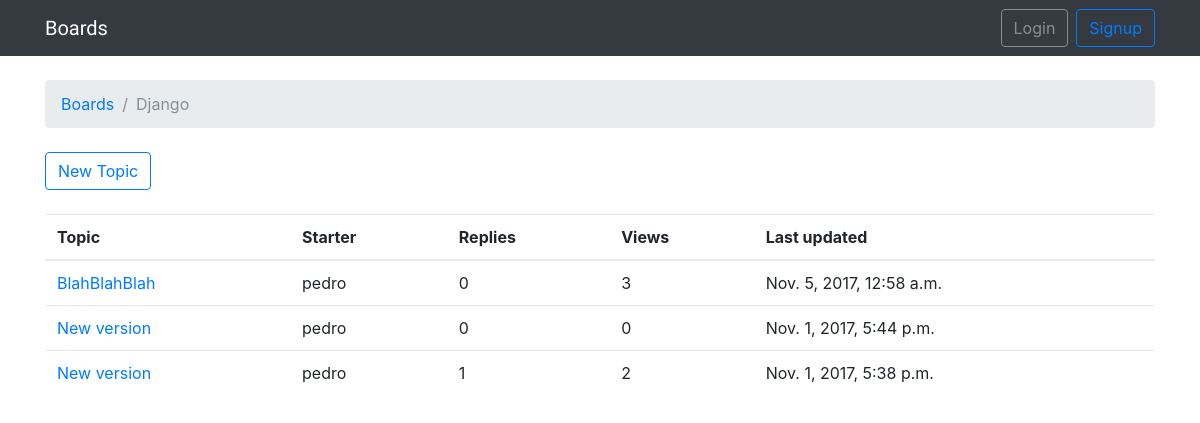
Page /boards/1/ on the earlier database version.
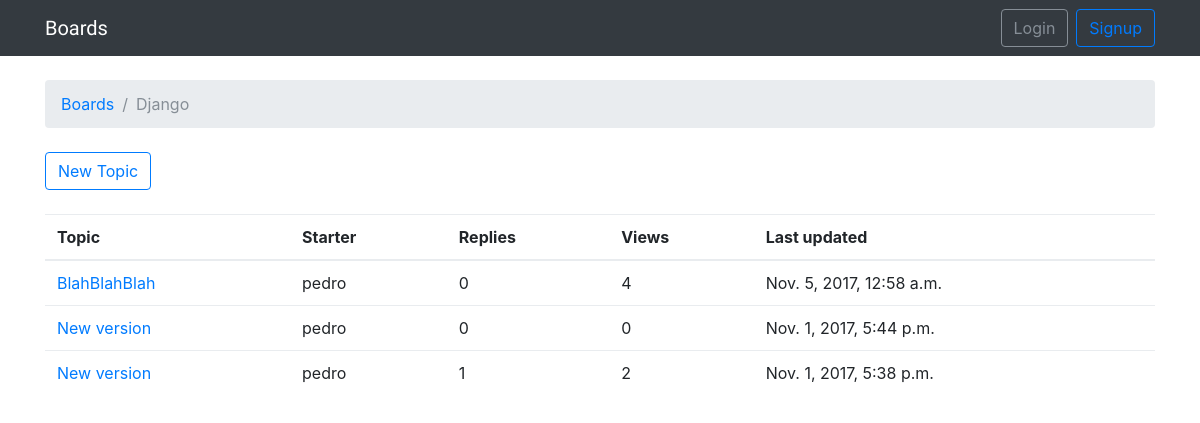
Same page on the later database version.
### boards/models.py (models this page shows, shortened)
class Topic(models.Model):
    subject = models.CharField(max_length=255)
    last_updated = models.DateTimeField(auto_now_add=True)
    board = models.ForeignKey(Board, related_name='topics')
    starter = models.ForeignKey(User, related_name='topics')
    views = models.PositiveIntegerField(default=0)

### boards/views.py (the view)
# urls.py: url(r'^boards/(?P<pk>\d+)/$', boards_views.TopicListView.as_view(), name='board_topics'),
class TopicListView(ListView):
    model = Topic
    context_object_name = 'topics'
    template_name = 'topics.html'
    paginate_by = 20
    def get_context_data(self, **kwargs):
        kwargs['board'] = self.board
        return super().get_context_data(**kwargs)
    def get_queryset(self):
        self.board = get_object_or_404(Board, pk=self.kwargs.get('pk'))
        queryset = self.board.topics.order_by('-last_updated').annotate(replies=Count('posts') - 1)
        return queryset

### templates/topics.html (shortened to what this page needs)
{% extends 'base.html' %}
{% block breadcrumb %}
    <li class="breadcrumb-item"><a href="{% url 'home' %}">Boards</a></li>
    <li class="breadcrumb-item active">{{board.name}}</li>
{% endblock %}
{% block content %}
    <div class="mb-4">
        <a href="{% url 'new_topic' board.pk %}" class="btn btn-outline-primary">New Topic</a>
    </div>
    <table class="table">
        <thead class="thead-inverse">
            <tr>
                <th>Topic</th>
                <th>Starter</th>
                <th>Replies</th>
                <th>Views</th>
                <th>Last updated</th>
            </tr>
        </thead>
        <tbody>
            {% for topic in topics %}
                <tr>
                    <td><a href="{% url 'topic_posts' board.pk topic.pk %}">{{ topic.subject }}</td>
                    <td>{{ topic.starter.username }}</td>
                    <td>{{ topic.replies }}</td>
                    <td>{{ topic.views }}</td>
                    <td>{{ topic.last_updated }}</td>
                </tr>
            {% endfor %}
        </tbody>
    </table>
{% endblock %}

Differences in the rows shown:
changed Topic "BlahBlahBlah": views "3" → "4"
